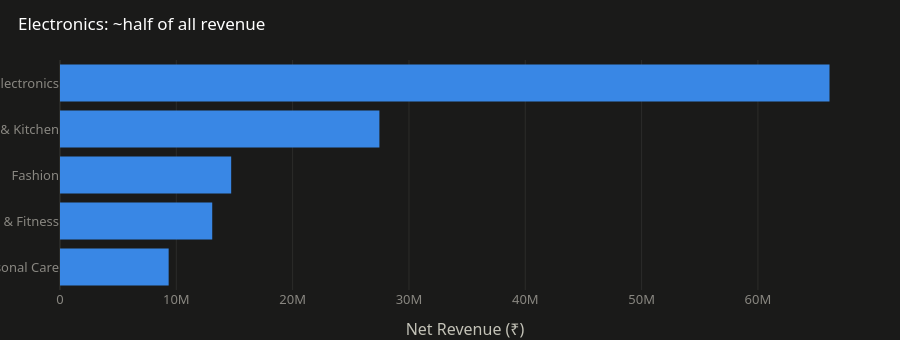
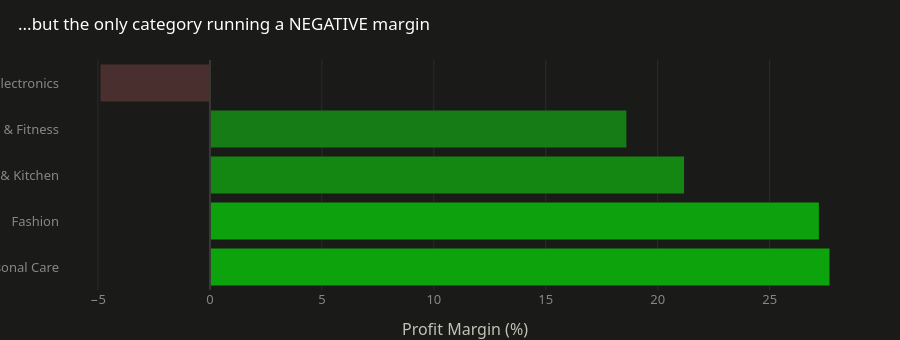

The notebook cell saved with these charts, in order:
### Code cell
fig = px.bar(cat.reset_index(), x="Revenue", y="Category", orientation="h",
             title="Electronics: ~half of all revenue", color_discrete_sequence=[CATEGORICAL[0]])
fig.update_layout(yaxis=dict(categoryorder="total ascending"), xaxis_title="Net Revenue (₹)", yaxis_title=None)
finalize(fig, height=340).show()

fig2 = px.bar(cat.reset_index(), x="Margin_Pct", y="Category", orientation="h",
              title="...but the only category running a NEGATIVE margin",
              color="Margin_Pct", color_continuous_scale=[STATUS["critical"], INK["grid"], STATUS["good"]],
              color_continuous_midpoint=0)
fig2.update_layout(yaxis=dict(categoryorder="array", categoryarray=cat.sort_values("Margin_Pct").index[::-1]),
                    xaxis_title="Profit Margin (%)", yaxis_title=None, coloraxis_showscale=False)
fig2.add_vline(x=0, line_color=INK["axis"])
finalize(fig2, height=340).show()

### Figure 1 — Plotly figure (JSON) as saved in the notebook; plotly's stock layout.template omitted (floating-point values rounded to 4 significant figures)
{"data": [{"hovertemplate": "Revenue=%{x}<br>Category=%{y}<extra></extra>", "legendgroup": "", "marker": {"color": "#3987e5", "pattern": {"shape": ""}}, "name": "", "orientation": "h", "showlegend": false, "textposition": "auto", "type": "bar", "x": [66150000.0, 27460000.0, 14720000.0, 13090000.0, 9342000.0], "xaxis": "x", "y": ["Electronics", "Home & Kitchen", "Fashion", "Sports & Fitness", "Beauty & Personal Care"], "yaxis": "y"}], "layout": {"barmode": "relative", "height": 340, "legend": {"orientation": "h", "tracegroupgap": 0, "x": 0, "xanchor": "left", "y": 1.02, "yanchor": "bottom"}, "title": {"text": "Electronics: ~half of all revenue"}, "xaxis": {"anchor": "y", "domain": [0.0, 1.0], "title": {"text": "Net Revenue (₹)"}}, "yaxis": {"anchor": "x", "categoryorder": "total ascending", "domain": [0.0, 1.0], "title": {}}}}

### Figure 2 — Plotly figure (JSON) as saved in the notebook; plotly's stock layout.template omitted (floating-point values rounded to 4 significant figures)
{"data": [{"hovertemplate": "Margin_Pct=%{marker.color}<br>Category=%{y}<extra></extra>", "legendgroup": "", "marker": {"color": [-4.887, 21.18, 27.2, 18.6, 27.67], "coloraxis": "coloraxis", "pattern": {"shape": ""}}, "name": "", "orientation": "h", "showlegend": false, "textposition": "auto", "type": "bar", "x": [-4.887, 21.18, 27.2, 18.6, 27.67], "xaxis": "x", "y": ["Electronics", "Home & Kitchen", "Fashion", "Sports & Fitness", "Beauty & Personal Care"], "yaxis": "y"}], "layout": {"barmode": "relative", "coloraxis": {"autocolorscale": false, "cmid": 0, "colorbar": {"title": {"text": "Margin_Pct"}}, "colorscale": [[0.0, "#d03b3b"], [0.5, "#2c2c2a"], [1.0, "#0ca30c"]], "showscale": false}, "height": 340, "legend": {"orientation": "h", "tracegroupgap": 0, "x": 0, "xanchor": "left", "y": 1.02, "yanchor": "bottom"}, "shapes": [{"line": {"color": "#383835"}, "type": "line", "x0": 0, "x1": 0, "xref": "x", "y0": 0, "y1": 1, "yref": "y domain"}], "title": {"text": "...but the only category running a NEGATIVE margin"}, "xaxis": {"anchor": "y", "domain": [0.0, 1.0], "title": {"text": "Profit Margin (%)"}}, "yaxis": {"anchor": "x", "categoryarray": ["Beauty & Personal Care", "Fashion", "Home & Kitchen", "Sports & Fitness", "Electronics"], "categoryorder": "array", "domain": [0.0, 1.0], "title": {}}}}
